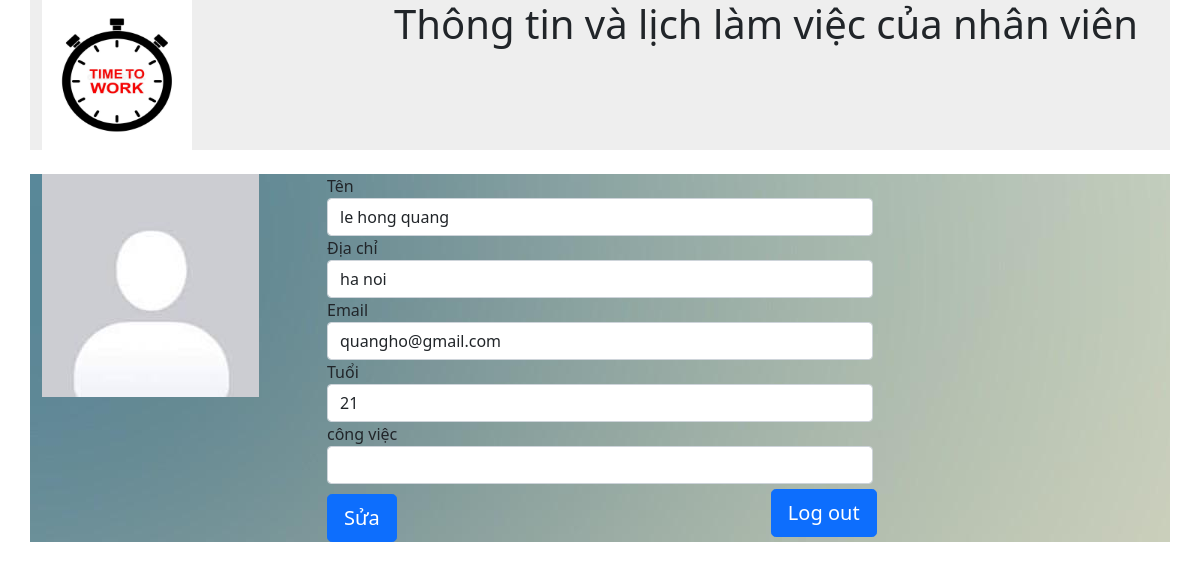
The app's page /nguoidung.php (signed in), older data.
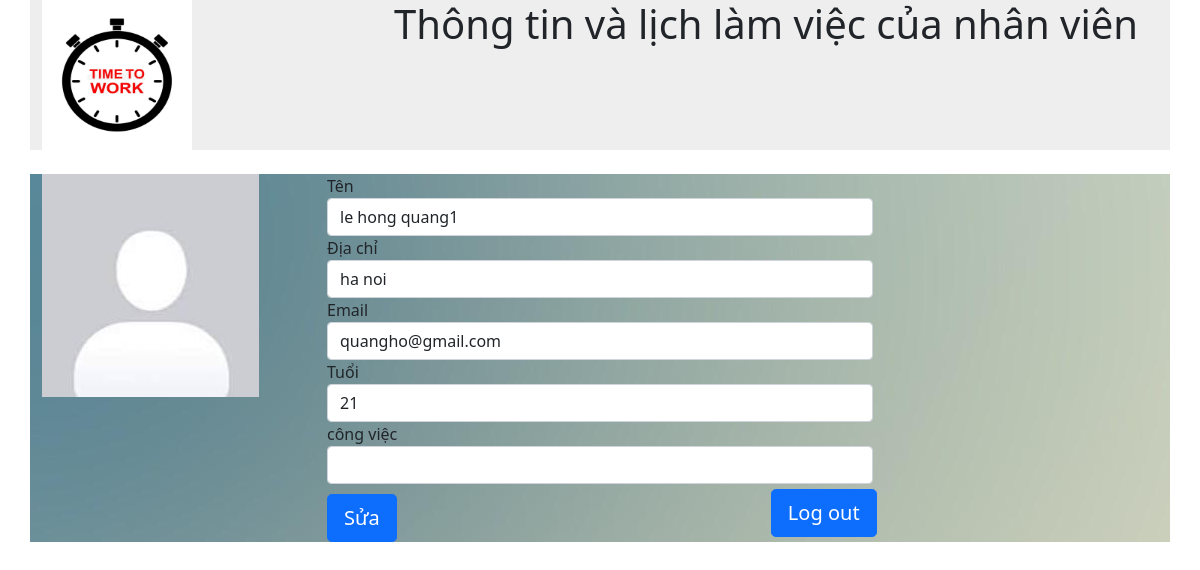
The same page, newer data.
### tables this page shows
CREATE TABLE `user` (
  `iduser` int(11) NOT NULL,
  `ho ten` varchar(100) DEFAULT NULL,
  `dia chi` varchar(150) DEFAULT NULL,
  `tuoi` int(3) DEFAULT NULL,
  `email` varchar(50) DEFAULT NULL,
  `loai` int(2) DEFAULT NULL,
  `taikhoan` varchar(100) DEFAULT NULL,
  `matkhau` varchar(30) DEFAULT NULL
);

### src/nguoidung.php (the view, shortened to what this page needs)
<?php
include('checklogin.php');
?>
<?php
    $id=$_SESSION['id'];
    $sql = "SELECT * FROM user Where $id=iduser";
    $result = mysqli_query($conn, $sql);
    if (mysqli_num_rows($result)>0){
        $row = mysqli_fetch_assoc($result);
        $firstname = $row['ho ten'];
        $diachi = $row['dia chi'];
        $tuoi = $row['tuoi'];
        $email = $row['email'];
    }
?>
<!doctype html>
<html lang="en">
<head>
    <link href="https://cdn.jsdelivr.net/npm/bootstrap@5.1.3/dist/css/bootstrap.min.css" rel="stylesheet"
>
</head>
<nav>
    <div class="container" style="background-color: #eee;">
        <div class="row">
            <div class="col-md-3">
                <a class="logo" href="#">
                    <img src="../images/logond.jpg" alt="..." style="width:150px;height:150px;">
                </a>
            </div>
            <div class="col-md-9">
                <h1 style="float:right;margin-right: 20px;">Thông tin và lịch làm việc của nhân viên</h1></a>
            </div>
        </div>
    </div>
</nav>
<div class="container" style="background-image:url('../images/quanly.jpg');margin-top:2%; ">
    <div class="row">
        <div class="col-md-3">
         <img src="../images/no-images.jpg" alt="" class="img-nhanvien" id="img-src">
        </div>
        <div class="col-md-6">
        <form action="sua_nguoidung.php" method="POST">
                    <div class="form-group">
                        <div class="form-group">
                           <label for="exampleInputEmail1">Tên </label>
                            <input name="tennd" value="<?php echo $firstname?>" type="text" class="form-control" id="exampleInputName">
                        </div>
                        <div class="form-group">
                            <label for="exampleInput">Địa chỉ</label>
                            <input name="diachind" value="<?php echo $diachi?>" type="text" class="form-control" id="exampleInput">
                        </div>
                        <div class="form-group">
                            <label for="exampleInput">Email</label>
                            <input name="mailnd" value="<?php echo $email?>" type="text" class="form-control" id="exampleInput">
                        </div>
                        <div class="form-group">
                            <label for="exampleInput">Tuổi</label>
                            <input name="tuoind" value="<?php echo $tuoi?>" type="text" class="form-control" id="exampleInput">
                        </div>
                        <div class="form-group">
                            <label for="exampleInput">công việc</label>
                            <input name="cv" value="<?php echo $cv?>" type="text" class="form-control" id="exampleInput">
                        </div>
                        <button name="btsua" type="submit" class="btn btn-primary btn-lg" style="margin-top:10px">Sửa</button>
                </form>
                <a href="logout.php" class="btn btn-primary btn-lg " style=" position: relative;left: 370px;" >
          <span class="glyphicon glyphicon-log-out"></span> Log out
</a>
            </div>
        </div>
    </div>
</body>
</html>

Row changes from the older to the newer data that the page shows:
changed user "ha noi": tennd "le hong quang" → "le hong quang1"
